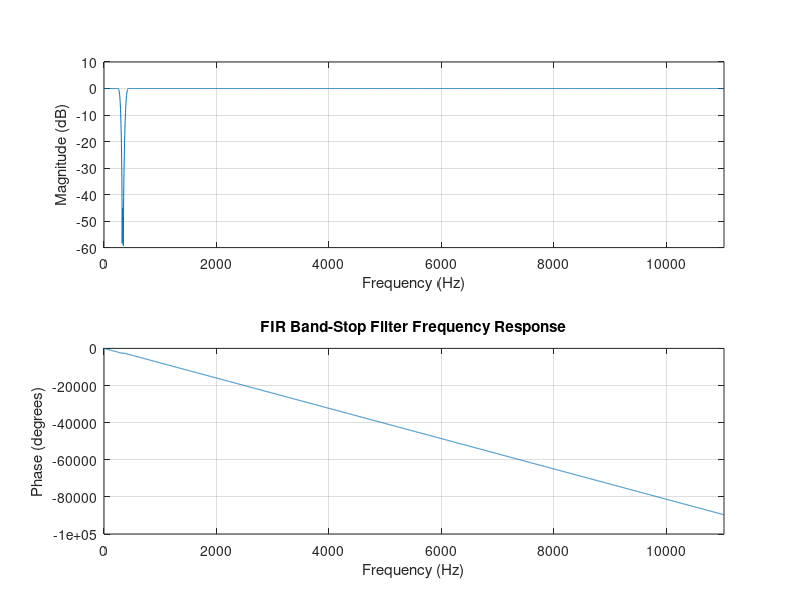
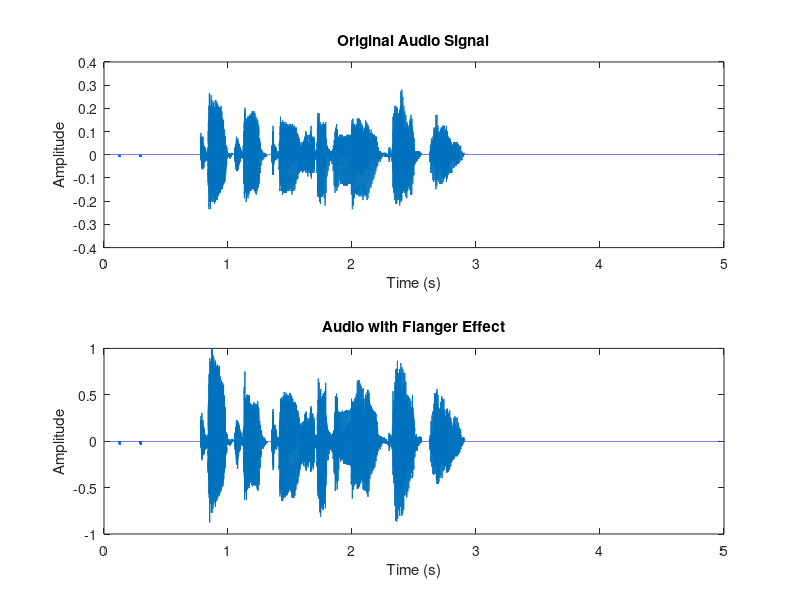
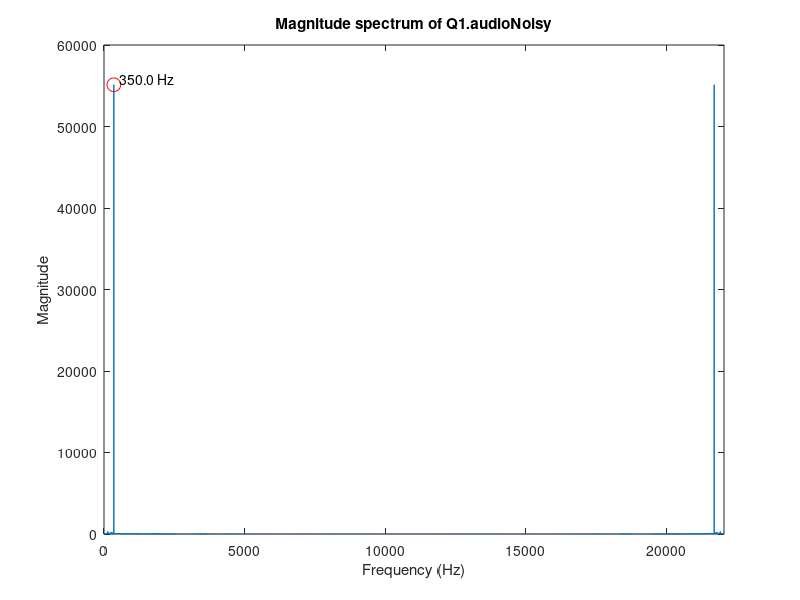
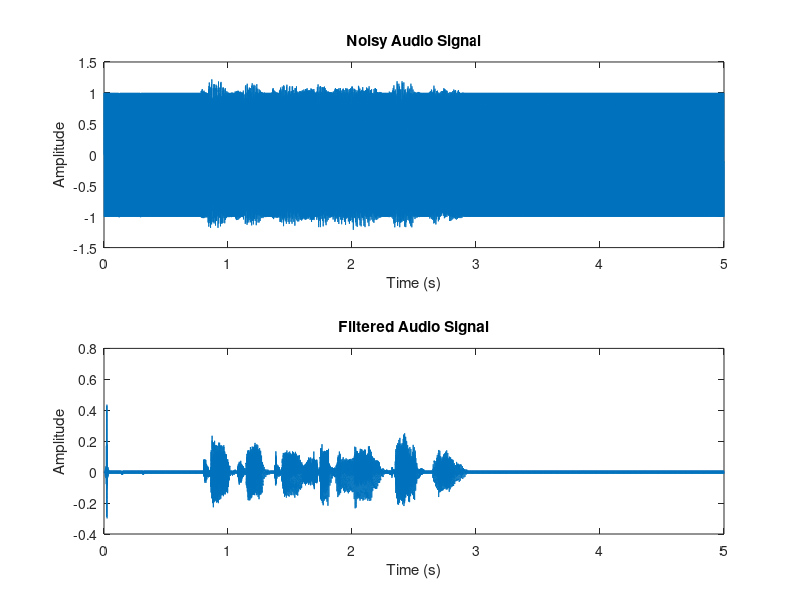

The MATLAB script that drew these images, in order: (Note: this script raises an error after producing the figures.)
function Answers = u2227951_lab()
%% ES3C5 lab submission template v2.0
%
% Please DO NOT change this header
% Please DO NOT change any code in this top-level function
% Please DO NOT change function or subfunction arguments (Input OR Output)
% DO Change function name above to u<ID>_lab(), where <ID> is your student #

% ES3C5 2025-2026 Lab Assignment
% Module Leader: Viji Ahanathapillai
% Modify the SUBFUNCTIONS below with the code needed to determine or
% demonstrate the answers requested.

% See the Briefing Sheet for full instructions.

% Initialise answer structure
Answers = [];

%% Template call (dummy)
Q0();

%% Remaining Calls
Answers.Q1 = Q1Fun();
Answers.Q2 = Q2Fun();
Answers.Q3 = Q3Fun();


end

%% Template Question on hypotenuse length
% This subfunction is a sample to demonstrate what is expected for comments
function c0 = Q0()
% Please DO NOT change function arguments (input OR output)
% Assign answer to c0 (double value)

% Define triangle lengths
a0 = 2; % 1st side
b0 = 1; % 2nd side

% Find length of hypothenuse
c0 = sqrt(a0^2 + b0^2); % Pythagorean theorem to find 3rd side

end

%%
%%%%%%%%%%%%%%%%%%% Start Modifying Below %%%%%%%%%%%%%%%%%%%%%%%%%%%%%%%%


%% Q1 Audio Signal Processing
% Figures created must be labelled and copied to u<ID>_lab.docx
function Q1 = Q1Fun()
% Please DO NOT change function arguments above (input OR output)
% You must call a plotting function but you can label it manually.

    % Initialising outputs to guarantee they exist (unless you delete them)
    % Please DO NOT modify or move the code below
  

    Q1.audioInput =[];% Q1 part (a)
    Q1.noiseSignal=[];% Q1 part (b)
    Q1.audioNoisy = []; % Q1 part (b)
    Q1.FFTNoisy = []; % Q1 part (b)

    Q1.h = []; % Q1 part (c)
    Q1.filteredAudio = []; % Q1 part (c)
    Q1.audioCustom = []; % Q1 part (d)

    
    % Please DO NOT modify or move the code above
    
    %% Start your Q1 code here
    % DO NOT REMOVE OR MOVE THIS IF STATEMENT
    % WRITE YOUR CODE INSIDE THIS IF STATEMENT
    if exist('u2227951_lab_Audio.mat', 'file') == 2
        load('u2227951_lab_Audio.mat', 'audioRaw');
        
        % 1a) Load audio
        Q1.audioInput = audioRaw;
        
        % 1b) Generate noise and contaminate signal
        N = length(Q1.audioInput);
        Fs = 22050;
        t = (0:N-1)' / Fs;
        n1 = 350;
        
        Q1.noiseSignal = sin(2*pi*n1*t);
        Q1.audioNoisy = Q1.audioInput + Q1.noiseSignal;
        Q1.FFTNoisy = fft(Q1.audioNoisy);
        
        % Compute frequency axis and magnitude
        f = (0:N-1) * (Fs / N);
        mag = abs(Q1.FFTNoisy);
        
        % Plot magnitude spectrum with range [0, 22050) Hz
        figure;
        plot(f, mag);
        xlim([0 Fs]);
        xlabel('Frequency (Hz)');
        ylabel('Magnitude');
        title('Magnitude spectrum of Q1.audioNoisy');
        
        % Find and label the largest peak (excluding DC)
        [peakMag, idx] = max(mag(2:end));
        idx = idx + 1;
        peakFreq = f(idx);
        
        hold on;
        plot(peakFreq, peakMag, 'ro', 'MarkerSize', 10);
        text(peakFreq, peakMag, sprintf('  %.1f Hz', peakFreq), 'VerticalAlignment', 'bottom');
        hold off;

        % 1c) FIR Filter Design
        % Band-stop filter to suppress 350 Hz noise
        % Stopband: 300-400 Hz to remove the 350 Hz noise component
        % Passbands: 0-300 Hz and 400-11025 Hz with unity gain
        
        Fnyq = Fs / 2;
        Wn = [300 400] / Fnyq;
        filterOrder = 1000;
        
        Q1.h = fir1(filterOrder, Wn, 'stop');
        
        % Plot frequency response
        figure;
        freqz(Q1.h, 1, 4096, Fs);
        title('FIR Band-Stop Filter Frequency Response');
        saveas(gcf, 'Q1c_filter_response.png');
        
        % 1c v) Apply filter
        Q1.filteredAudio = filter(Q1.h, 1, Q1.audioNoisy);
        
        % 1c vi) Plot noisy and filtered signals
        figure;
        t_plot = (0:N-1) / Fs;
        
        subplot(2,1,1);
        plot(t_plot, Q1.audioNoisy);
        xlabel('Time (s)');
        ylabel('Amplitude');
        title('Noisy Audio Signal');
        
        subplot(2,1,2);
        plot(t_plot, Q1.filteredAudio);
        xlabel('Time (s)');
        ylabel('Amplitude');
        title('Filtered Audio Signal');

        % 1d) Flanger Effect
        % Parameters
        maxDelay = 0.003;       % Maximum delay in seconds (3 ms)
        rate = 0.5;             % LFO frequency in Hz (speed of sweep)
        depth = 0.002;          % Depth of modulation in seconds (2 ms)
        mix = 0.7;              % Mix level (0 to 1)
        
        % Convert to samples
        maxDelaySamp = round(maxDelay * Fs);
        depthSamp = round(depth * Fs);
        
        % Create output array (same length as input)
        Q1.audioCustom = zeros(size(Q1.audioInput));
        
        % Generate LFO (low frequency oscillator)
        t = (0:N-1)' / Fs;
        lfo = depthSamp * sin(2 * pi * rate * t);
        
        % Apply flanger effect
        for n = 1:N
            % Calculate current delay (must be positive integer)
            currentDelay = maxDelaySamp + round(lfo(n));
            
            % Ensure we don't read before the start of the signal
            if (n - currentDelay) > 0
                Q1.audioCustom(n) = Q1.audioInput(n) + mix * Q1.audioInput(n - currentDelay);
            else
                Q1.audioCustom(n) = Q1.audioInput(n);
            end
        end
        
        % Normalise to prevent clipping
        Q1.audioCustom = Q1.audioCustom / max(abs(Q1.audioCustom));
        
        % Plot comparison
        figure;
        t_plot = (0:N-1) / Fs;
        
        subplot(2,1,1);
        plot(t_plot, Q1.audioInput);
        xlabel('Time (s)');
        ylabel('Amplitude');
        title('Original Audio Signal');
        
        subplot(2,1,2);
        plot(t_plot, Q1.audioCustom);
        xlabel('Time (s)');
        ylabel('Amplitude');
        title('Audio with Flanger Effect');
        
        saveas(gcf, 'Q1d_flanger_effect.png');
        
        % Play the effect
        disp('Playing original...');
        soundsc(Q1.audioInput, Fs);
        pause(6);
        disp('Playing with flanger...');
        soundsc(Q1.audioCustom, Fs);
    end

end

%% Q2 Filter Design
% Figures created must be labelled and copied to u<ID>_lab.docx
function Q2 = Q2Fun()
% Please DO NOT change function arguments above (input OR output)
% You must call a plotting function but you can label it manually.

    % Initialising outputs to guarantee they exist (unless you delete them)
    % Please DO NOT modify code below
    
    Q2.filterOrder = []; % Q2 part (a)
    Q2.a = []; % Q2 part (a)
    Q2.b = []; % Q2 part (a)
    
    % Please DO NOT modify code above
    
    %% Start your Q2 code here
    % DO NOT REMOVE OR MOVE THIS IF STATEMENT
    % WRITE YOUR CODE INSIDE THIS IF STATEMENT

    % Given specifications
    Fs = 650;           % Sampling frequency (Hz)
    fc = 65;            % Passband edge frequency (Hz)
    fsb = 91;           % Stopband edge frequency (Hz)
    Rp = 0.2;           % Passband ripple (dB)
    As = 60;            % Stopband attenuation (dB)
    
    % Normalise frequencies (divide by Nyquist frequency)
    Fnyq = Fs / 2;
    Wp = fc / Fnyq;     % Normalised passband frequency
    Ws = fsb / Fnyq;    % Normalised stopband frequency
    
    % Q2(a) Calculate minimum filter order and design filter
    % Using Chebyshev Type I
    [n, Wn] = cheb1ord(Wp, Ws, Rp, As);
    [Q2.b, Q2.a] = cheby1(n, Rp, Wn, 'low');
    Q2.filterOrder = n;
    
    % Display results
    fprintf('Filter Order: %d\n', Q2.filterOrder);
    fprintf('Normalised cutoff frequency: %.4f\n', Wn);
    
    % Q2(b) Plot frequency response
    figure;
    [H, f] = freqz(Q2.b, Q2.a, 1024, Fs);
    
    % Magnitude response
    subplot(2,1,1);
    plot(f, 20*log10(abs(H)), 'LineWidth', 1.5);
    xlabel('Frequency (Hz)');
    ylabel('Magnitude (dB)');
    title('Chebyshev Type I Lowpass Filter - Magnitude Response');
    grid on;
    hold on;
    
    % Add labels for passband and stopband
    xline(fc, 'g--', 'LineWidth', 1.5);
    xline(fsb, 'r--', 'LineWidth', 1.5);
    yline(-Rp, 'm:', 'LineWidth', 1.5);
    yline(-As, 'b:', 'LineWidth', 1.5);
    
    % Add text labels instead of inline labels
    text(fc+5, -10, 'f_c = 65 Hz', 'Color', 'g');
    text(fsb+5, -30, 'f_{sb} = 91 Hz', 'Color', 'r');
    text(200, -Rp-5, 'Passband Ripple = -0.2 dB', 'Color', 'm');
    text(200, -As+5, 'Stopband Atten. = -60 dB', 'Color', 'b');
    
    hold off;
    ylim([-80 5]);
    xlim([0 Fs/2]);
    
    % Phase response
    subplot(2,1,2);
    plot(f, angle(H) * 180/pi, 'LineWidth', 1.5);
    xlabel('Frequency (Hz)');
    ylabel('Phase (degrees)');
    title('Chebyshev Type I Lowpass Filter - Phase Response');
    grid on;
    xlim([0 Fs/2]);
    
    saveas(gcf, 'Q2_filter_response.png');
       
end

%% Q3 Estimating Unknown Signal
function Q3 = Q3Fun()
% Please DO NOT change function arguments (input OR output)

    % Initialising outputs to guarantee they exist (unless you delete them)
    % Please DO NOT modify code below
    Q3.Obs = []; % Q3 part (a)

    Q3.param = []; % Q3 part (b)

    Q3.yHat = []; % Q3 part (c)

    Q3.mse = []; % Q3 part (d)

    Q3.yFFT = []; % Q3 part (e)
    Q3.fRange = []; % Q3 part (e)
    Q3.yHatFFT = []; % Q3 part (e)
    % Please DO NOT modify code above

    % DO NOT REMOVE THIS IF STATEMENT
    % WRITE YOUR CODE INSIDE THIS IF STATEMENT
    if exist('u2227951_lab_signals.mat', 'file') == 2
        load('u2227951_lab_signals.mat', 'P');
        
        % Sampling parameters
        Ts = 0.045;
        N = length(P);
        t = (0:N-1)' * Ts;
        
        % (a) Construct the observation matrix
        % Model: P(t) = A*(1-exp(-0.14*t)) + B*exp(-0.23*t)*cos(14.74*t) + C*sin(51.97*t)
        % Theta = [basis_A, basis_B, basis_C]
        
        basis_A = 1 - exp(-0.14 * t);
        basis_B = exp(-0.23 * t) .* cos(14.74 * t);
        basis_C = sin(51.97 * t);
        
        Q3.Obs = [basis_A, basis_B, basis_C];
        
        % (b) Parameter estimation using least squares
        % P = Theta * param + noise
        % param = (Theta' * Theta)^(-1) * Theta' * P
        Q3.param = Q3.Obs \ P;
        
        % Display estimated parameters
        fprintf('Estimated parameters:\n');
        fprintf('A = %.4f\n', Q3.param(1));
        fprintf('B = %.4f\n', Q3.param(2));
        fprintf('C = %.4f\n', Q3.param(3));
        
        % (c) Pressure prediction
        Q3.yHat = Q3.Obs * Q3.param;
        
        % (d) Mean squared error
        Q3.mse = mean((P - Q3.yHat).^2);
        fprintf('Mean Squared Error: %.6f\n', Q3.mse);
        
        % (e) Frequency domain analysis
        % i) FFT of noisy pressure data
        Q3.yFFT = fft(P);
        
        % ii) FFT of predicted pressure data
        Q3.yHatFFT = fft(Q3.yHat);
        
        % iii) Frequency vector
        Fs = 1 / Ts;
        Q3.fRange = (0:N-1)' * (Fs / N);
        
        % iv) Plot magnitude spectra
        figure;
        plot(Q3.fRange, abs(Q3.yFFT), 'b', 'DisplayName', 'Noisy Data (P)');
        hold on;
        plot(Q3.fRange, abs(Q3.yHatFFT), 'r--', 'DisplayName', 'Predicted (yHat)');
        hold off;
        
        xlim([0 Fs]);
        xlabel('Frequency (Hz)');
        ylabel('Magnitude');
        title('FFT Magnitude Spectra: Noisy vs Predicted Pressure');
        legend('Location', 'best');
        grid on;
        
        % Label key spectral peaks
        % Find peaks in the predicted signal (cleaner)
        halfN = floor(N/2);
        [pks, locs] = findpeaks(abs(Q3.yHatFFT(1:halfN)), 'MinPeakHeight', max(abs(Q3.yHatFFT))*0.1);
        
        hold on;
        for i = 1:length(locs)
            peakFreq = Q3.fRange(locs(i));
            peakMag = pks(i);
            plot(peakFreq, peakMag, 'ko', 'MarkerSize', 8);
            text(peakFreq, peakMag*1.1, sprintf('%.2f Hz', peakFreq), 'HorizontalAlignment', 'center');
        end
        hold off;
        
        saveas(gcf, 'Q3_fft_comparison.png');
        
        % Optional: Time domain comparison plot
        figure;
        plot(t, P, 'b', 'DisplayName', 'Noisy Data (P)');
        hold on;
        plot(t, Q3.yHat, 'r', 'LineWidth', 1.5, 'DisplayName', 'Predicted (yHat)');
        hold off;
        xlabel('Time (s)');
        ylabel('Pressure (bar)');
        title('Time Domain: Noisy vs Predicted Pressure');
        legend('Location', 'best');
        grid on;
        
        saveas(gcf, 'Q3_time_comparison.png');
    end

end

